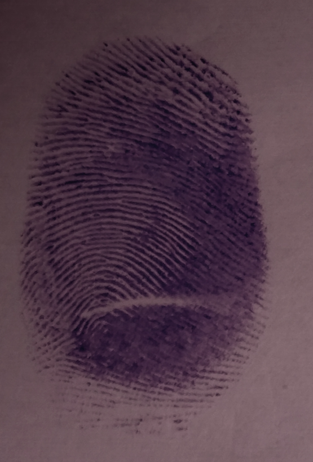
#> input picture fingerprint_1.png, 313 x 462 px
$ python visualize.py
#> lines starting #> are read from the running program, lines starting #| are printed output that depends on the picture
import cv2
import numpy as np
import sys
import os

def visualize_match(img1_path, img2_path, output_path='match_result.png'):
#> called with img1_path = 'fingerprint_1.png', img2_path = 'fingerprint_rotated.png', output_path = 'match_result.png'
    print(f"🔹 Loading images:\n   1. {img1_path}\n   2. {img2_path}")

    # 1. Load Images
    if not os.path.exists(img1_path) or not os.path.exists(img2_path):
        print("❌ Error: One or both image paths are invalid.")
        return

    img1 = cv2.imread(img1_path, cv2.IMREAD_GRAYSCALE)
#> img1: shape (462, 313); min 0, max 118, mean 69.4
    img2 = cv2.imread(img2_path, cv2.IMREAD_GRAYSCALE)
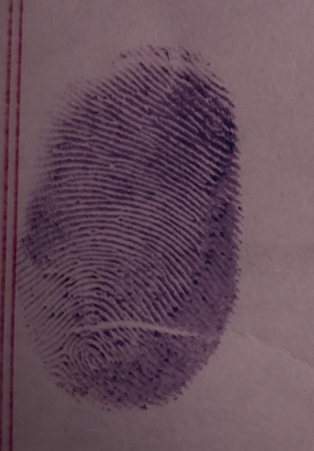
#> input picture fingerprint_rotated.png, 314 x 451 px
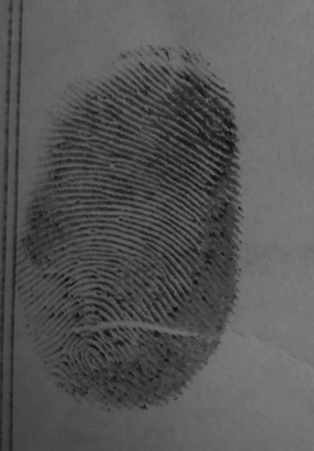
#> img2: shape (451, 314); min 0, max 129, mean 86.4

    # 2. Init SIFT
    sift = cv2.SIFT_create()

    # 3. Detect & Compute
    kp1, des1 = sift.detectAndCompute(img1, None)
#> kp1 = 852 keypoints; strongest (x, y, size): (238, 112, 2.7), (246, 120, 2.1), (217, 394, 2.2), (162, 60, 2.2)
    kp2, des2 = sift.detectAndCompute(img2, None)
#> kp2 = 1535 keypoints; strongest (x, y, size): (66, 280, 2), (239, 208, 2.2), (156, 334, 4.2), (223, 89, 2.8)

    if des1 is None or des2 is None:
        print("❌ Error: Could not extract features from one of the images.")
        return

    # 4. FLANN Matcher
    index_params = dict(algorithm=1, trees=5) # KD-Tree
    search_params = dict(checks=50)
    flann = cv2.FlannBasedMatcher(index_params, search_params)

    matches = flann.knnMatch(des1, des2, k=2)
#> matches = 852 matches

    # 5. Ratio Test (Lowe's)
    good_matches = []
    matches_mask = [[0, 0] for i in range(len(matches))]
#> matches_mask = 852 pairs, first value 0 to 0, second value 0 to 0

    for i, (m, n) in enumerate(matches):
        if m.distance < 0.75 * n.distance:
            matches_mask[i] = [1, 0]
            good_matches.append(m)
#> after the loop, good_matches = 8 matches; matches_mask = 852 pairs, first value 0 to 1, second value 0 to 0

    print(f"✅ Found {len(good_matches)} good matches.")
#| ✅ Found 8 good matches.

    # 6. Draw Matches
    draw_params = dict(matchColor=(0, 255, 0),       # Green for matches
                       singlePointColor=(255, 0, 0), # Red for non-matched points
                       matchesMask=matches_mask,
                       flags=cv2.DrawMatchesFlags_DEFAULT)
#> draw_params = 4 items

    result_img = cv2.drawMatchesKnn(img1, kp1, img2, kp2, matches, None, **draw_params)
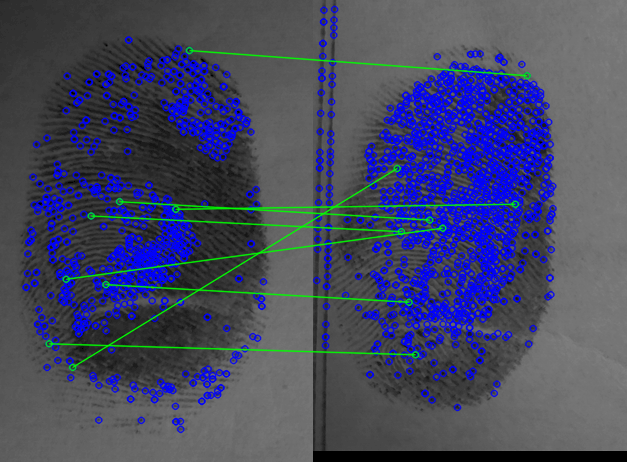
#> result_img: shape (462, 627, 3); mean of channels 0, 1, 2 98.9, 72.1, 68.6; drawn as B, G, R

    # 7. Save
    cv2.imwrite(output_path, result_img)
    print(f"📸 Visual proof saved to '{output_path}'")

# Usage Example
if __name__ == "__main__":
    # You can change these filenames to test specific images
    visualize_match('fingerprint_1.png', 'fingerprint_rotated.png')
